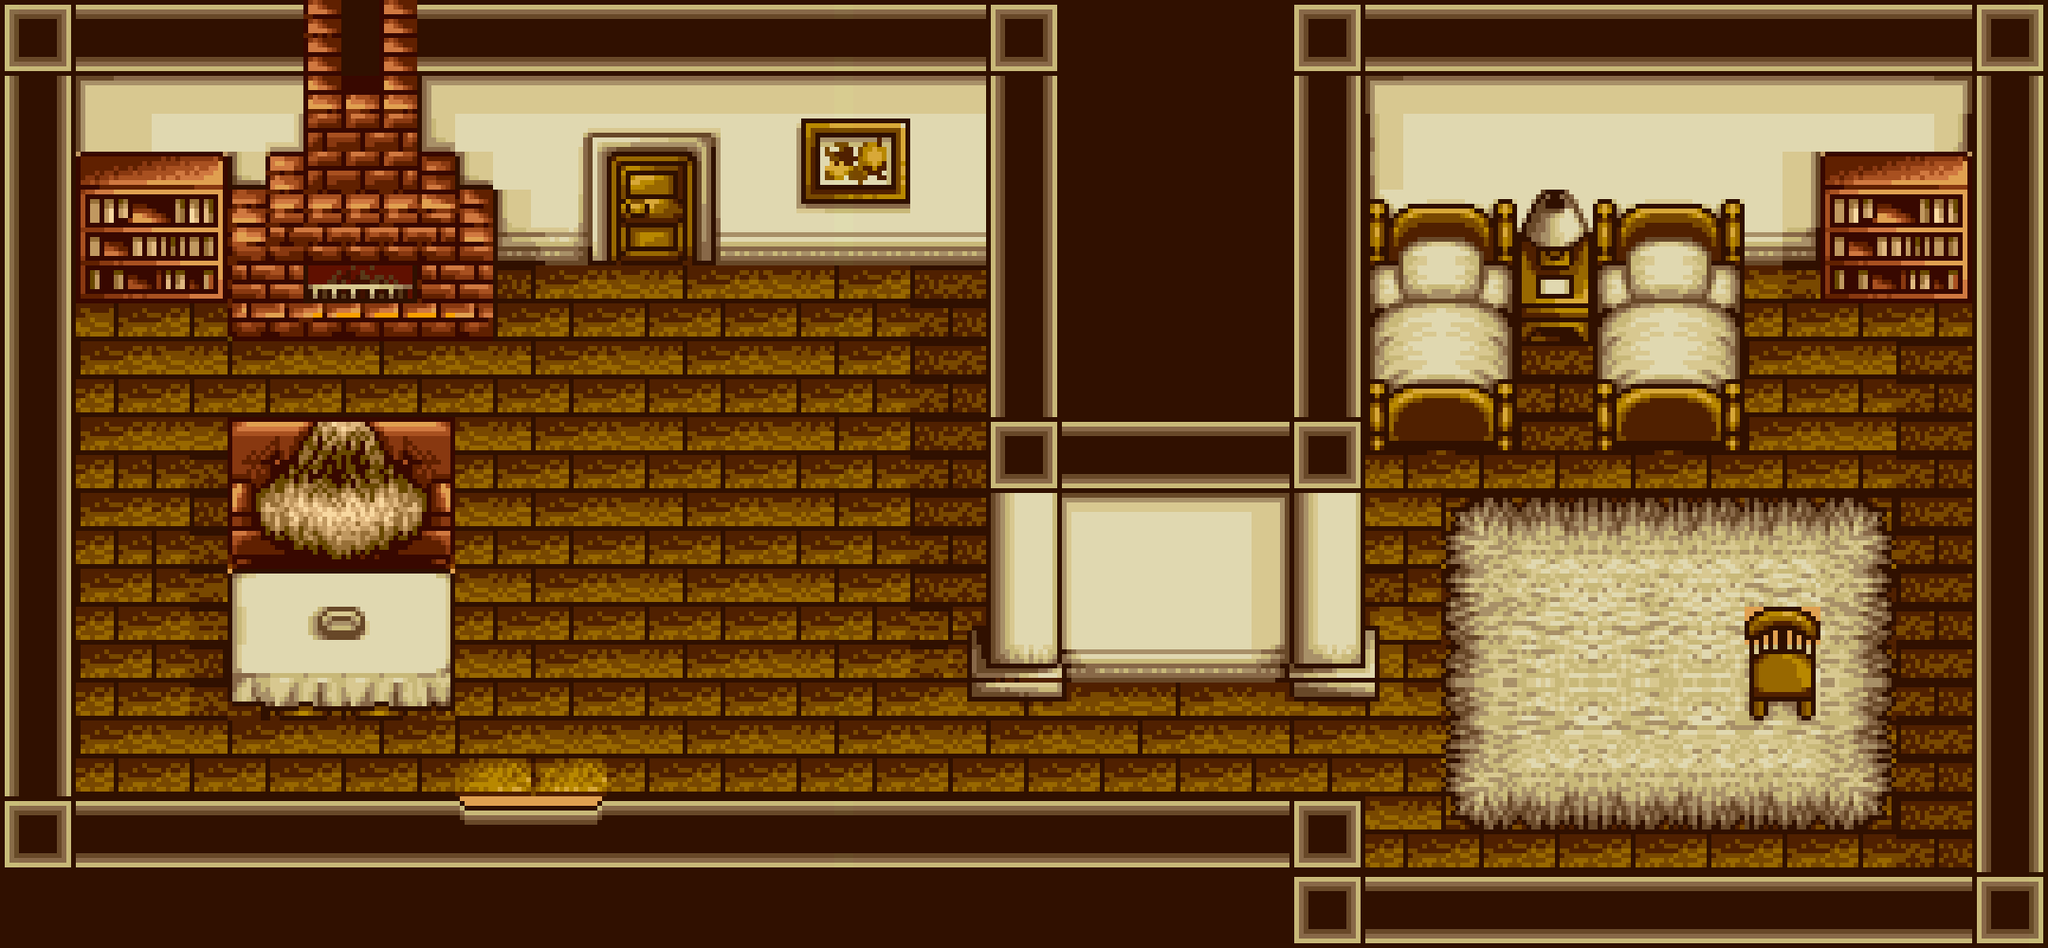

The image is a tile-based game level rendered from a .tmx file. Its description and source (layers, tilesets, objects; grid data summarised) follow:
An orthogonal 108x50 tile map with 20x20 px tiles, 2 tile layers (background, blocked) and 2 objects.

<map version="1.2" tiledversion="1.3.5" orientation="orthogonal" renderorder="right-down" width="108" height="50" tilewidth="20" tileheight="20" infinite="0" nextlayerid="4" nextobjectid="4">
 <editorsettings>
  <export target="manor-20px.json" format="json" />
 </editorsettings>
 <tileset firstgid="1" name="manor-tileset-20px" tilewidth="20" tileheight="20" tilecount="5400" columns="108">
  <image source="../images/background/building-manor.png" width="2160" height="1000" />
 </tileset>
 <layer id="1" name="background" width="108" height="50" locked="1">
  <data>[5400 cells, 2566 non-empty, 2566 distinct tile ids]</data>
 </layer>
 <layer id="2" name="blocked" width="108" height="50" locked="1">
  <data>[5400 cells, 2834 non-empty, 2834 distinct tile ids]</data>
 </layer>
 <objectgroup id="3" name="exits">
  <object id="1" x="491.911" y="859.381" width="136.154" height="22.6923">
   <properties>
    <property name="exit" value="sceneTown" />
   </properties>
  </object>
  <object id="3" x="651.49" y="166.166" width="71.0051" height="21.9603">
   <properties>
    <property name="exit" value="sceneManorHallway" />
   </properties>
  </object>
 </objectgroup>
</map>
